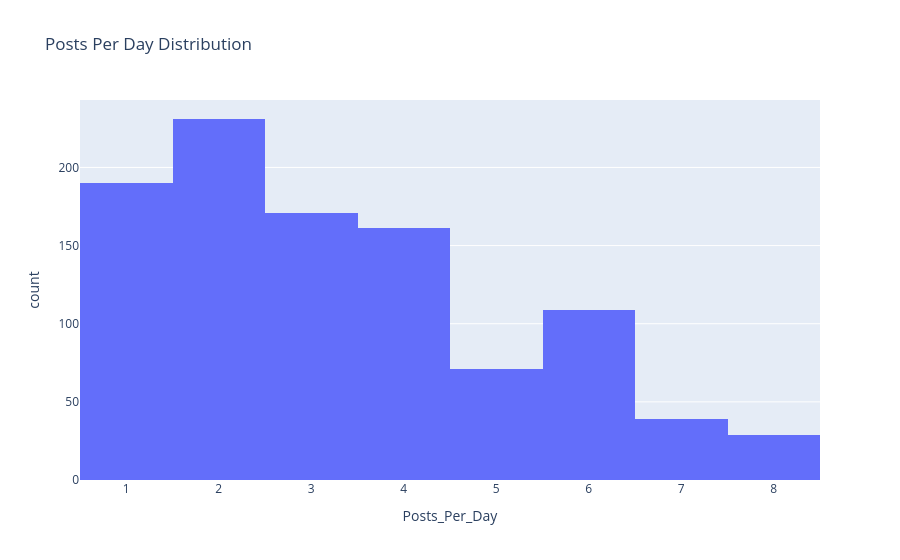

Write notebook code for a chart like this one.
### Code cell
plt = px.histogram(train_df, x='Posts_Per_Day', title='Posts Per Day Distribution')
plt.show()

### Figure 1 — Plotly figure (JSON) as saved in the notebook; plotly's stock layout.template omitted (floating-point values rounded to 4 significant figures; data arrays with more than 128 entries replaced by an {"elided": "..."} marker saying what was removed)
{"data": [{"bingroup": "x", "hovertemplate": "Posts_Per_Day=%{x}<br>count=%{y}<extra></extra>", "legendgroup": "", "marker": {"color": "#636efa", "pattern": {"shape": ""}}, "name": "", "orientation": "v", "showlegend": false, "type": "histogram", "x": {"elided": "1001 float values"}, "xaxis": "x", "yaxis": "y"}], "layout": {"barmode": "relative", "legend": {"tracegroupgap": 0}, "title": {"text": "Posts Per Day Distribution"}, "xaxis": {"anchor": "y", "domain": [0, 1], "title": {"text": "Posts_Per_Day"}}, "yaxis": {"anchor": "x", "domain": [0, 1], "title": {"text": "count"}}}}
